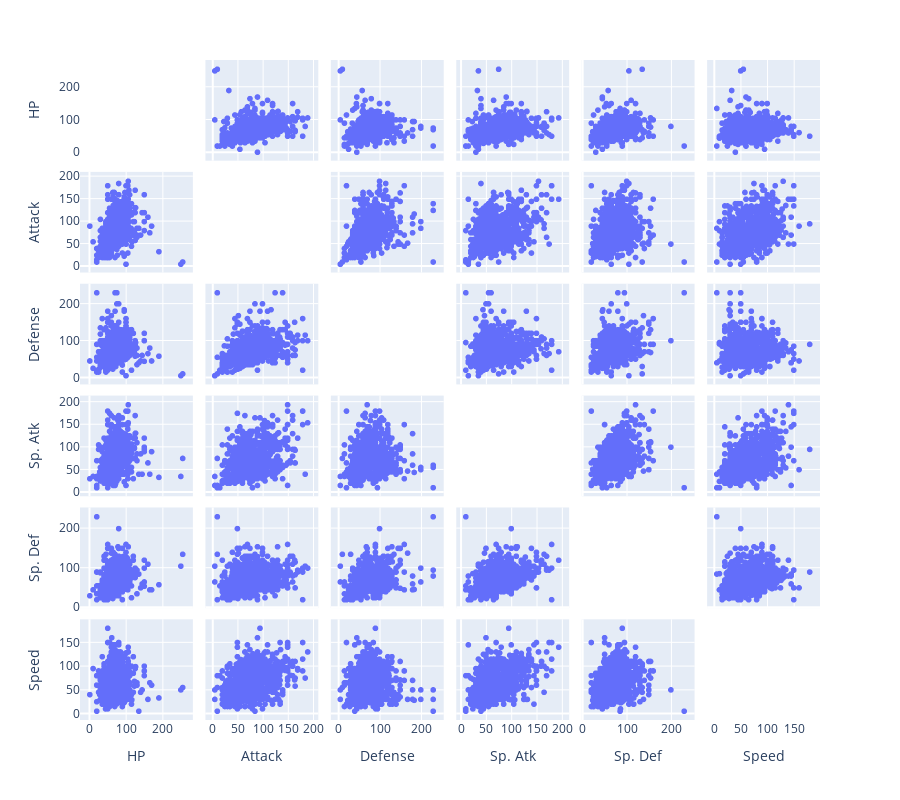

This figure's notebook cell:
### Code cell
import plotly.express as px
from plotly.subplots import make_subplots

#  scatter_matrix sin numeros en los ejes de las gráficas
fig = px.scatter_matrix(df, labels={col:col for col in df.columns}, height=800)
fig.update_traces(diagonal_visible=False)
fig.show()

### Figure 1 — Plotly figure (JSON) as saved in the notebook; plotly's stock layout.template omitted (floating-point values rounded to 4 significant figures; data arrays with more than 128 entries replaced by an {"elided": "..."} marker saying what was removed)
{"data": [{"diagonal": {"visible": false}, "dimensions": [{"axis": {"matches": true}, "label": "HP", "values": {"elided": "800 int values"}}, {"axis": {"matches": true}, "label": "Attack", "values": {"elided": "800 int values"}}, {"axis": {"matches": true}, "label": "Defense", "values": {"elided": "800 int values"}}, {"axis": {"matches": true}, "label": "Sp. Atk", "values": {"elided": "800 int values"}}, {"axis": {"matches": true}, "label": "Sp. Def", "values": {"elided": "800 int values"}}, {"axis": {"matches": true}, "label": "Speed", "values": {"elided": "800 int values"}}], "hovertemplate": "%{xaxis.title.text}=%{x}<br>%{yaxis.title.text}=%{y}<extra></extra>", "legendgroup": "", "marker": {"color": "#636efa", "symbol": "circle"}, "name": "", "showlegend": false, "type": "splom"}], "layout": {"dragmode": "select", "height": 800, "legend": {"tracegroupgap": 0}, "margin": {"t": 60}}}
